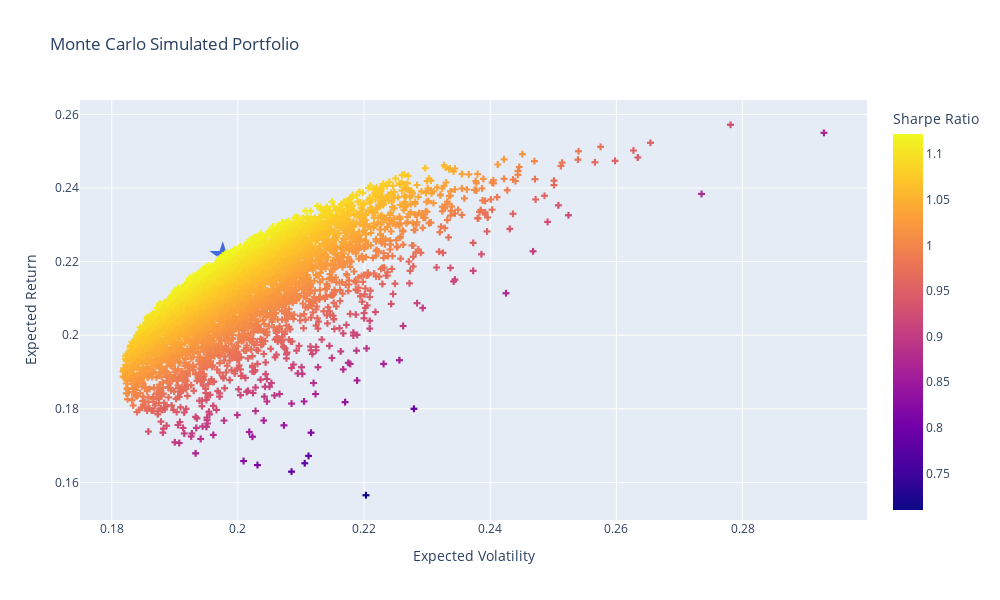

The code cell stored with this chart in its notebook:
### Code cell
# Plot simulated portfolio
fig = px.scatter(
    temp, x='port_vols', y='port_rets', color='sharpe_ratio', 
    labels={'port_vols': 'Expected Volatility', 'port_rets': 'Expected Return','sharpe_ratio': 'Sharpe Ratio'},
    title="Monte Carlo Simulated Portfolio"
     ).update_traces(mode='markers', marker=dict(symbol='cross'))

# Plot max sharpe 
fig.add_scatter(
    mode='markers', 
    x=[temp.iloc[temp.sharpe_ratio.idxmax()]['port_vols']], 
    y=[temp.iloc[temp.sharpe_ratio.idxmax()]['port_rets']], 
    marker=dict(color='RoyalBlue', size=20, symbol='star'),
    name = 'Max Sharpe'
).update(layout_showlegend=False)

# Show spikes
fig.update_xaxes(showspikes=True)
fig.update_yaxes(showspikes=True)
fig.show()

### Figure 1 — Plotly figure (JSON) as saved in the notebook; plotly's stock layout.template omitted (floating-point values rounded to 4 significant figures; data arrays with more than 128 entries replaced by an {"elided": "..."} marker saying what was removed)
{"data": [{"hovertemplate": "Expected Volatility=%{x}<br>Expected Return=%{y}<br>Sharpe Ratio=%{marker.color}<extra></extra>", "legendgroup": "", "marker": {"color": {"elided": "5000 float values"}, "coloraxis": "coloraxis", "symbol": "cross"}, "mode": "markers", "name": "", "showlegend": false, "type": "scattergl", "x": {"elided": "5000 float values"}, "xaxis": "x", "y": {"elided": "5000 float values"}, "yaxis": "y"}, {"marker": {"color": "RoyalBlue", "size": 20, "symbol": "star"}, "mode": "markers", "name": "Max Sharpe", "type": "scatter", "x": [0.1976], "y": [0.2217]}], "layout": {"coloraxis": {"colorbar": {"title": {"text": "Sharpe Ratio"}}, "colorscale": [[0, "#0d0887"], [0.1111, "#46039f"], [0.2222, "#7201a8"], [0.3333, "#9c179e"], [0.4444, "#bd3786"], [0.5556, "#d8576b"], [0.6667, "#ed7953"], [0.7778, "#fb9f3a"], [0.8889, "#fdca26"], [1, "#f0f921"]]}, "height": 600, "legend": {"tracegroupgap": 0}, "showlegend": false, "title": {"text": "Monte Carlo Simulated Portfolio"}, "width": 1000, "xaxis": {"anchor": "y", "autorange": true, "domain": [0, 1], "range": [0.175, 0.2997], "showspikes": true, "title": {"text": "Expected Volatility"}, "type": "linear"}, "yaxis": {"anchor": "x", "autorange": true, "domain": [0, 1], "range": [0.1498, 0.2639], "showspikes": true, "title": {"text": "Expected Return"}, "type": "linear"}}}
